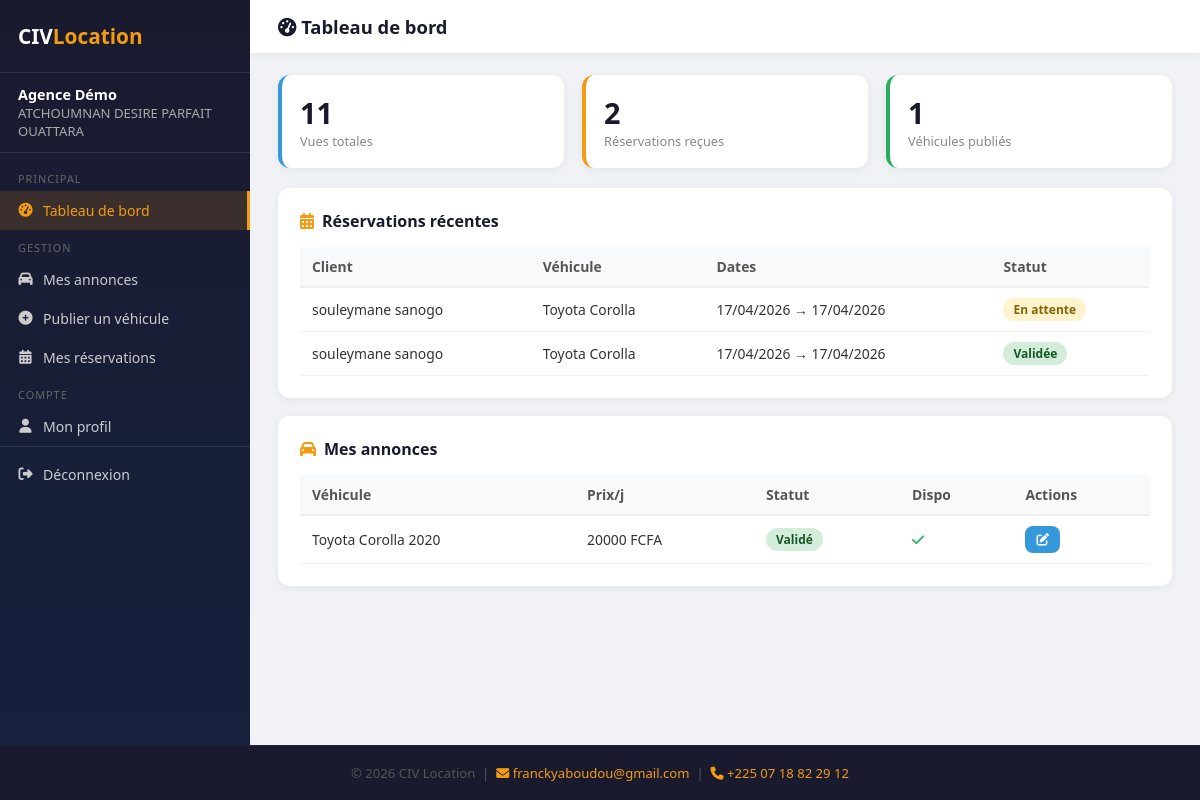
Page /partenaire/tableau-de-bord/ (signed in) on the committed database.
### public/models.py (models this page shows, shortened)
class Partenaire(models.Model):
    STATUT_CHOICES = [
        ('en_attente', 'En attente'),
        ('actif', 'Actif'),
        ('suspendu', 'Suspendu'),
    ]
    nom_agence = models.CharField(max_length=200)
    nom_responsable = models.CharField(max_length=100)
    prenom_responsable = models.CharField(max_length=100)
    email = models.EmailField(unique=True)
    telephone = models.CharField(max_length=20)
    adresse = models.TextField()
    ville = models.CharField(max_length=100)
    logo = models.ImageField(upload_to='partenaires/logos/', blank=True, null=True)
    document_justificatif = models.FileField(upload_to='partenaires/documents/', blank=True, null=True)
    mot_de_passe = models.CharField(max_length=255)
    statut = models.CharField(max_length=20, choices=STATUT_CHOICES, default='en_attente')
    date_inscription = models.DateTimeField(default=timezone.now)
    derniere_connexion = models.DateTimeField(null=True, blank=True)
    class Meta:
        verbose_name = 'Partenaire'
        verbose_name_plural = 'Partenaires'
        ordering = ['-date_inscription']

class Reservation(models.Model):
    STATUT_CHOICES = [
        ('en_attente', 'En attente'),
        ('validee', 'Validée'),
        ('refusee', 'Refusée'),
        ('annulee', 'Annulée'),
    ]
    PAIEMENT_CHOICES = [
        ('cash_livraison', 'Cash à la livraison'),
    ]
    nom = models.CharField(max_length=100)
    prenom = models.CharField(max_length=100)
    email = models.EmailField()
    telephone = models.CharField(max_length=20)
    vehicule = models.ForeignKey(Vehicule, on_delete=models.CASCADE, related_name='reservations')
    date_debut = models.DateField()
    date_fin = models.DateField()
    lieu_prise_en_charge = models.CharField(max_length=255, default='')
    moyen_paiement = models.CharField(max_length=30, choices=PAIEMENT_CHOICES, default='cash_livraison')
    cni_recto = models.ImageField(upload_to=upload_cni)
    cni_verso = models.ImageField(upload_to=upload_cni)
    permis_conduire = models.ImageField(upload_to=upload_permis)
    statut = models.CharField(max_length=20, choices=STATUT_CHOICES, default='en_attente')
    motif_refus = models.TextField(blank=True, help_text="Visible uniquement en interne")
    date_demande = models.DateTimeField(default=timezone.now)
    class Meta:
        verbose_name = 'Réservation'
        verbose_name_plural = 'Réservations'
        ordering = ['-date_demande']

class Vehicule(models.Model):
    TYPE_CHOICES = [
        ('berline', 'Berline'),
        ('suv', 'SUV'),
        ('pickup', 'Pick-up'),
        ('minibus', 'Minibus'),
        ('citadine', 'Citadine'),
        ('utilitaire', 'Utilitaire'),
        ('4x4', '4x4'),
        ('van', 'Van'),
    ]
    TRANSMISSION_CHOICES = [
        ('manuelle', 'Manuelle'),
        ('automatique', 'Automatique'),
    ]
    STATUT_CHOICES = [
        ('en_attente', 'En attente'),
        ('valide', 'Validé'),
        ('rejete', 'Rejeté'),
    ]
    partenaire = models.ForeignKey(Partenaire, on_delete=models.CASCADE, related_name='vehicules')
    marque = models.CharField(max_length=100)
    modele = models.CharField(max_length=100)
    annee = models.PositiveIntegerField()
    type_vehicule = models.CharField(max_length=20, choices=TYPE_CHOICES)
    couleur = models.CharField(max_length=50)
    nombre_places = models.PositiveIntegerField()
    transmission = models.CharField(max_length=20, choices=TRANSMISSION_CHOICES)
    climatisation = models.BooleanField(default=True)
    prix_par_jour = models.DecimalField(max_digits=10, decimal_places=0)
    localisation = models.CharField(max_length=200)
    disponible = models.BooleanField(default=True)
    description = models.TextField(blank=True)
    statut_validation = models.CharField(max_length=20, choices=STATUT_CHOICES, default='en_attente')
    date_ajout = models.DateTimeField(default=timezone.now)
    vues = models.PositiveIntegerField(default=0)
    class Meta:
        verbose_name = 'Véhicule'
        verbose_name_plural = 'Véhicules'
        ordering = ['-date_ajout']

### partenaire/views.py (the view)
    def wrapper(request, *args, **kwargs):
        if not request.session.get('partenaire_id'):
            return redirect('partenaire_connexion')
        try:
            p = Partenaire.objects.get(pk=request.session['partenaire_id'])
            if p.statut != 'actif':
                request.session.pop('partenaire_id', None)
                return redirect('partenaire_connexion')
            request.partenaire = p
        except Partenaire.DoesNotExist:
            request.session.pop('partenaire_id', None)
            return redirect('partenaire_connexion')
        return view_func(request, *args, **kwargs)

### partenaire/views.py (called while the page is built)
def login_required_partenaire(view_func):
    def wrapper(request, *args, **kwargs):
        if not request.session.get('partenaire_id'):
            return redirect('partenaire_connexion')
        try:
            p = Partenaire.objects.get(pk=request.session['partenaire_id'])
            if p.statut != 'actif':
                request.session.pop('partenaire_id', None)
                return redirect('partenaire_connexion')
            request.partenaire = p
        except Partenaire.DoesNotExist:
            request.session.pop('partenaire_id', None)
            return redirect('partenaire_connexion')
        return view_func(request, *args, **kwargs)
    return wrapper

@login_required_partenaire
def dashboard(request):
    p = request.partenaire
    vehicules_ids = p.vehicules.values_list('id', flat=True)
    stats = {
        'vues': sum(p.vehicules.values_list('vues', flat=True)),
        'reservations': Reservation.objects.filter(vehicule__partenaire=p).count(),
        'vehicules': p.vehicules.count(),
    }
    reservations = Reservation.objects.filter(vehicule__partenaire=p).order_by('-date_demande')[:8]
    vehicules = p.vehicules.all()[:6]
    return render(request, 'partenaire/tableau_de_bord.html', {
        'partenaire': p, 'stats': stats, 'reservations': reservations, 'vehicules': vehicules,
    })

### partenaire/templates/partenaire/tableau_de_bord.html (shortened to what this page needs)
{% extends "partenaire/base_partenaire.html" %}
{% block page_title %}<i class="fas fa-tachometer-alt"></i> Tableau de bord{% endblock %}
{% block content %}
    <div class="stats">
      <div class="stat-card bleu"><div class="stat-num">{{ stats.vues }}</div><div class="stat-label">Vues totales</div></div>
      <div class="stat-card orange"><div class="stat-num">{{ stats.reservations }}</div><div class="stat-label">Réservations reçues</div></div>
      <div class="stat-card vert"><div class="stat-num">{{ stats.vehicules }}</div><div class="stat-label">Véhicules publiés</div></div>
    </div>
    <div class="card">
      <div class="card-title"><i class="fas fa-calendar-alt"></i> Réservations récentes</div>
      {% if reservations %}
      <table>
        <thead><tr><th>Client</th><th>Véhicule</th><th>Dates</th><th>Statut</th></tr></thead>
        <tbody>
        {% for r in reservations %}
        <tr>
          <td>{{ r.prenom }} {{ r.nom }}</td>
          <td>{{ r.vehicule.marque }} {{ r.vehicule.modele }}</td>
          <td>{{ r.date_debut|date:"d/m/Y" }} → {{ r.date_fin|date:"d/m/Y" }}</td>
          <td><span class="badge badge-{{ r.statut }}">{{ r.get_statut_display }}</span></td>
        </tr>
        {% endfor %}
        </tbody>
      </table>
      {% else %}<div class="empty">Aucune réservation</div>{% endif %}
    </div>
    <div class="card">
      <div class="card-title"><i class="fas fa-car"></i> Mes annonces</div>
      {% if vehicules %}
      <table>
        <thead><tr><th>Véhicule</th><th>Prix/j</th><th>Statut</th><th>Dispo</th><th>Actions</th></tr></thead>
        <tbody>
        {% for v in vehicules %}
        <tr>
          <td>{{ v.marque }} {{ v.modele }} {{ v.annee }}</td>
          <td>{{ v.prix_par_jour|floatformat:0 }} FCFA</td>
          <td><span class="badge badge-{{ v.statut_validation }}">{{ v.get_statut_validation_display }}</span></td>
          <td>{% if v.disponible %}<i class="fas fa-check" style="color:#27ae60"></i>{% else %}<i class="fas fa-times" style="color:#e74c3c"></i>{% endif %}</td>
          <td><a href="{% url 'partenaire_annonce_modifier' v.pk %}" class="btn btn-sm btn-info"><i class="fas fa-edit"></i></a></td>
        </tr>
        {% endfor %}
        </tbody>
      </table>
      {% else %}<div class="empty">Aucun véhicule — <a href="{% url 'partenaire_annonce_ajouter' %}" style="color:#f39c12">Publier maintenant</a></div>{% endif %}
    </div>
{% endblock %}

### partenaire/templates/partenaire/base_partenaire.html (shortened to what this page needs)
<!DOCTYPE html>
<html lang="fr">
<head>
<link rel="stylesheet" href="https://cdnjs.cloudflare.com/ajax/libs/font-awesome/6.4.0/css/all.min.css">
</head>
<body>
<div class="app-wrapper">
<div class="sidebar">
  <div class="sidebar-logo">CIV<span>Location</span></div>
  <div class="sidebar-user">
    <strong>{{ partenaire.nom_agence }}</strong>
    {{ partenaire.prenom_responsable }} {{ partenaire.nom_responsable }}
  </div>
  <nav class="nav">
    <div class="nav-section">Principal</div>
    <a href="{% url 'partenaire_dashboard' %}" {% if request.resolver_match.url_name == 'partenaire_dashboard' %}class="active"{% endif %}><i class="fas fa-tachometer-alt"></i> Tableau de bord</a>
    <div class="nav-section">Gestion</div>
    <a href="{% url 'partenaire_annonces' %}" {% if request.resolver_match.url_name == 'partenaire_annonces' %}class="active"{% endif %}><i class="fas fa-car"></i> Mes annonces</a>
    <a href="{% url 'partenaire_annonce_ajouter' %}" {% if request.resolver_match.url_name == 'partenaire_annonce_ajouter' %}class="active"{% endif %}><i class="fas fa-plus-circle"></i> Publier un véhicule</a>
    <a href="{% url 'partenaire_reservations' %}" {% if request.resolver_match.url_name == 'partenaire_reservations' %}class="active"{% endif %}><i class="fas fa-calendar-alt"></i> Mes réservations</a>
    <div class="nav-section">Compte</div>
    <a href="{% url 'partenaire_profil' %}" {% if request.resolver_match.url_name == 'partenaire_profil' %}class="active"{% endif %}><i class="fas fa-user"></i> Mon profil</a>
    <div class="nav-deconnexion">
      <a href="{% url 'partenaire_deconnexion' %}"><i class="fas fa-sign-out-alt"></i> Déconnexion</a>
    </div>
  </nav>
</div>
<div class="main">
  <div class="topbar">
    <h1>{% block page_title %}<i class="fas fa-home"></i> Tableau de bord{% endblock %}</h1>
  </div>
  <div class="content">
    {% block content %}{% endblock %}
  </div>
</div>
</div>
<footer class="footer-interne">
  <p>© 2026 CIV Location &nbsp;|&nbsp;
  <a href="mailto:franckyaboudou@gmail.com"><i class="fas fa-envelope"></i> franckyaboudou@gmail.com</a>
  &nbsp;|&nbsp;
  <a href="tel:+2250718822912"><i class="fas fa-phone"></i> +225 07 18 82 29 12</a>
  </p>
</footer>
</body>
</html>

### rows in the picture
Partenaire: nom_agence "Agence Démo", prenom_responsable "ATCHOUMNAN DESIRE PARFAIT", nom_responsable "OUATTARA"
Reservation: prenom "souleymane", nom "sanogo", vehicule.marque "Toyota", vehicule.modele "Corolla", date_debut "17/04/2026", date_fin "17/04/2026", statut "En attente"
Reservation: prenom "souleymane", nom "sanogo", vehicule.marque "Toyota", vehicule.modele "Corolla", date_debut "17/04/2026", date_fin "17/04/2026", statut "Validée"
Vehicule: marque "Toyota", modele "Corolla", annee "2020", prix_par_jour "20000", statut_validation "Validé", disponible True (drawn)

### other values in the picture
{{ stats.vues }} "11"
{{ stats.reservations }} "2"
{{ stats.vehicules }} "1"
